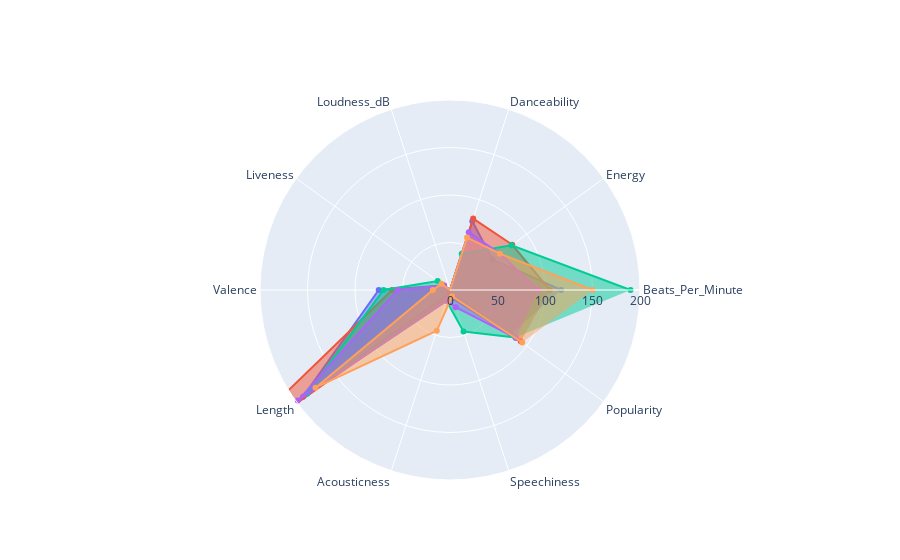

Source (notebook cell):
### Code cell
import plotly.graph_objects as go

categories = list(new_df)

fig = go.Figure()

fig.add_trace(go.Scatterpolar(
      r=new_list[0],
      theta=categories,
      fill='toself',
      name='Senorita'
))
fig.add_trace(go.Scatterpolar(
      r=new_list[1],
      theta=categories,
      fill='toself',
      name='China'
))

fig.add_trace(go.Scatterpolar(
      r=new_list[2],
      theta=categories,
      fill='toself',
      name='Boyfriend'
))

fig.add_trace(go.Scatterpolar(
      r=new_list[3],
      theta=categories,
      fill='toself',
      name='Beautiful'
))

fig.add_trace(go.Scatterpolar(
      r=new_list[4],
      theta=categories,
      fill='toself',
      name='Goodbyes'
))

fig.update_layout(
  polar=dict(
    radialaxis=dict(
      visible=True,
      range=[0, 200]
    )),
  showlegend=False
)

fig.show()

### Figure 1 — Plotly figure (JSON) as saved in the notebook; plotly's stock layout.template omitted (floating-point values rounded to 4 significant figures)
{"data": [{"fill": "toself", "name": "Senorita", "r": [117, 55, 76, -6, 8, 75, 191, 4, 3, 79], "theta": ["Beats_Per_Minute", "Energy", "Danceability", "Loudness_dB", "Liveness", "Valence", "Length", "Acousticness", "Speechiness", "Popularity"], "type": "scatterpolar"}, {"fill": "toself", "name": "China", "r": [105, 81, 79, -4, 8, 61, 302, 8, 9, 92], "theta": ["Beats_Per_Minute", "Energy", "Danceability", "Loudness_dB", "Liveness", "Valence", "Length", "Acousticness", "Speechiness", "Popularity"], "type": "scatterpolar"}, {"fill": "toself", "name": "Boyfriend", "r": [190, 80, 40, -4, 16, 70, 186, 12, 46, 85], "theta": ["Beats_Per_Minute", "Energy", "Danceability", "Loudness_dB", "Liveness", "Valence", "Length", "Acousticness", "Speechiness", "Popularity"], "type": "scatterpolar"}, {"fill": "toself", "name": "Beautiful", "r": [93, 65, 64, -8, 8, 55, 198, 12, 19, 86], "theta": ["Beats_Per_Minute", "Energy", "Danceability", "Loudness_dB", "Liveness", "Valence", "Length", "Acousticness", "Speechiness", "Popularity"], "type": "scatterpolar"}, {"fill": "toself", "name": "Goodbyes", "r": [150, 65, 58, -4, 11, 18, 175, 45, 7, 94], "theta": ["Beats_Per_Minute", "Energy", "Danceability", "Loudness_dB", "Liveness", "Valence", "Length", "Acousticness", "Speechiness", "Popularity"], "type": "scatterpolar"}], "layout": {"polar": {"radialaxis": {"range": [0, 200], "visible": true}}, "showlegend": false}}
